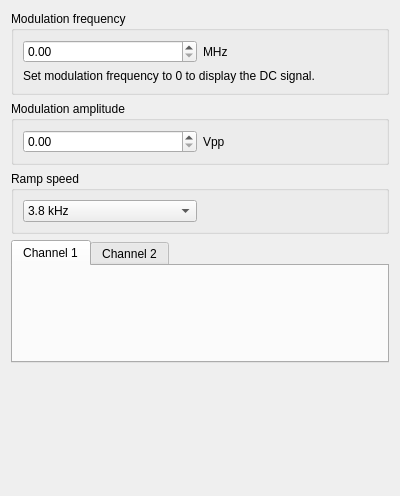
<?xml version="1.0" encoding="UTF-8"?>
<ui version="4.0">
 <class>Form</class>
 <widget class="QWidget" name="Form">
  <property name="geometry">
   <rect>
    <x>0</x>
    <y>0</y>
    <width>400</width>
    <height>496</height>
   </rect>
  </property>
  <property name="windowTitle">
   <string>Form</string>
  </property>
  <layout class="QVBoxLayout" name="verticalLayout">
   <item>
    <widget class="QGroupBox" name="groupBox_4">
     <property name="title">
      <string>Modulation frequency</string>
     </property>
     <layout class="QVBoxLayout" name="verticalLayout_5">
      <item>
       <layout class="QHBoxLayout" name="horizontalLayout_6">
        <item>
         <widget class="QDoubleSpinBox" name="modulation_frequency">
          <property name="stepType">
           <enum>QAbstractSpinBox::AdaptiveDecimalStepType</enum>
          </property>
         </widget>
        </item>
        <item>
         <widget class="QLabel" name="label_5">
          <property name="text">
           <string>MHz</string>
          </property>
         </widget>
        </item>
       </layout>
      </item>
      <item>
       <widget class="QLabel" name="label_3">
        <property name="text">
         <string>Set modulation frequency to 0 to display the DC signal.</string>
        </property>
        <property name="wordWrap">
         <bool>true</bool>
        </property>
       </widget>
      </item>
     </layout>
    </widget>
   </item>
   <item>
    <widget class="QGroupBox" name="groupBox">
     <property name="title">
      <string>Modulation amplitude</string>
     </property>
     <layout class="QVBoxLayout" name="verticalLayout_2">
      <item>
       <layout class="QHBoxLayout" name="horizontalLayout_2">
        <item>
         <widget class="QDoubleSpinBox" name="modulation_amplitude">
          <property name="maximum">
           <double>2.000000000000000</double>
          </property>
          <property name="singleStep">
           <double>0.100000000000000</double>
          </property>
          <property name="stepType">
           <enum>QAbstractSpinBox::AdaptiveDecimalStepType</enum>
          </property>
         </widget>
        </item>
        <item>
         <widget class="QLabel" name="label">
          <property name="text">
           <string>Vpp</string>
          </property>
         </widget>
        </item>
       </layout>
      </item>
     </layout>
    </widget>
   </item>
   <item>
    <widget class="QGroupBox" name="groupBox_3">
     <property name="title">
      <string>Ramp speed</string>
     </property>
     <layout class="QVBoxLayout" name="verticalLayout_4">
      <item>
       <layout class="QHBoxLayout" name="horizontalLayout_5">
        <item>
         <widget class="QComboBox" name="ramp_speed">
          <property name="sizePolicy">
           <sizepolicy hsizetype="Minimum" vsizetype="Fixed">
            <horstretch>0</horstretch>
            <verstretch>0</verstretch>
           </sizepolicy>
          </property>
          <item>
           <property name="text">
            <string>3.8 kHz</string>
           </property>
          </item>
          <item>
           <property name="text">
            <string>1.9 kHz</string>
           </property>
          </item>
          <item>
           <property name="text">
            <string>954 Hz</string>
           </property>
          </item>
          <item>
           <property name="text">
            <string>477 Hz</string>
           </property>
          </item>
          <item>
           <property name="text">
            <string>238 Hz</string>
           </property>
          </item>
          <item>
           <property name="text">
            <string>119 Hz</string>
           </property>
          </item>
          <item>
           <property name="text">
            <string>59 Hz</string>
           </property>
          </item>
          <item>
           <property name="text">
            <string>30 Hz</string>
           </property>
          </item>
          <item>
           <property name="text">
            <string>15 Hz</string>
           </property>
          </item>
          <item>
           <property name="text">
            <string>7.5 Hz</string>
           </property>
          </item>
          <item>
           <property name="text">
            <string>3.7 Hz</string>
           </property>
          </item>
          <item>
           <property name="text">
            <string>1.9 Hz</string>
           </property>
          </item>
          <item>
           <property name="text">
            <string>0.93 Hz</string>
           </property>
          </item>
          <item>
           <property name="text">
            <string>0.47 Hz</string>
           </property>
          </item>
          <item>
           <property name="text">
            <string>0.23 Hz</string>
           </property>
          </item>
          <item>
           <property name="text">
            <string>0.12 Hz</string>
           </property>
          </item>
         </widget>
        </item>
        <item>
         <widget class="QLabel" name="label_2">
          <property name="text">
           <string/>
          </property>
         </widget>
        </item>
       </layout>
      </item>
     </layout>
    </widget>
   </item>
   <item>
    <widget class="QTabWidget" name="spectroscopyTabs">
     <property name="minimumSize">
      <size>
       <width>0</width>
       <height>0</height>
      </size>
     </property>
     <property name="currentIndex">
      <number>0</number>
     </property>
     <widget class="QWidget" name="spectroscopy_channel_1_page">
      <attribute name="title">
       <string>Channel 1</string>
      </attribute>
      <layout class="QVBoxLayout" name="verticalLayout_20">
       <item>
        <widget class="SpectroscopyChannelAPanel" name="widget_4" native="true">
         <property name="minimumSize">
          <size>
           <width>0</width>
           <height>0</height>
          </size>
         </property>
        </widget>
       </item>
      </layout>
     </widget>
     <widget class="QWidget" name="spectroscopy_channel_2_page">
      <attribute name="title">
       <string>Channel 2</string>
      </attribute>
      <layout class="QVBoxLayout" name="verticalLayout_19">
       <item>
        <widget class="QLabel" name="spectroscopyBPanelDisabled">
         <property name="text">
          <string>Enable dual channel spectroscopy in &quot;General&quot; tab in order to use the second channel.</string>
         </property>
         <property name="alignment">
          <set>Qt::AlignJustify|Qt::AlignTop</set>
         </property>
         <property name="wordWrap">
          <bool>true</bool>
         </property>
        </widget>
       </item>
       <item>
        <widget class="SpectroscopyChannelBPanel" name="spectroscopyBPanel" native="true"/>
       </item>
      </layout>
     </widget>
    </widget>
   </item>
   <item>
    <spacer name="verticalSpacer">
     <property name="orientation">
      <enum>Qt::Vertical</enum>
     </property>
     <property name="sizeHint" stdset="0">
      <size>
       <width>20</width>
       <height>0</height>
      </size>
     </property>
    </spacer>
   </item>
  </layout>
 </widget>
 <customwidgets>
  <customwidget>
   <class>SpectroscopyChannelBPanel</class>
   <extends>QWidget</extends>
   <header location="global">spectroscopy_panel.h</header>
   <container>1</container>
  </customwidget>
  <customwidget>
   <class>SpectroscopyChannelAPanel</class>
   <extends>QWidget</extends>
   <header location="global">spectroscopy_panel.h</header>
   <container>1</container>
  </customwidget>
 </customwidgets>
 <resources/>
 <connections/>
</ui>
